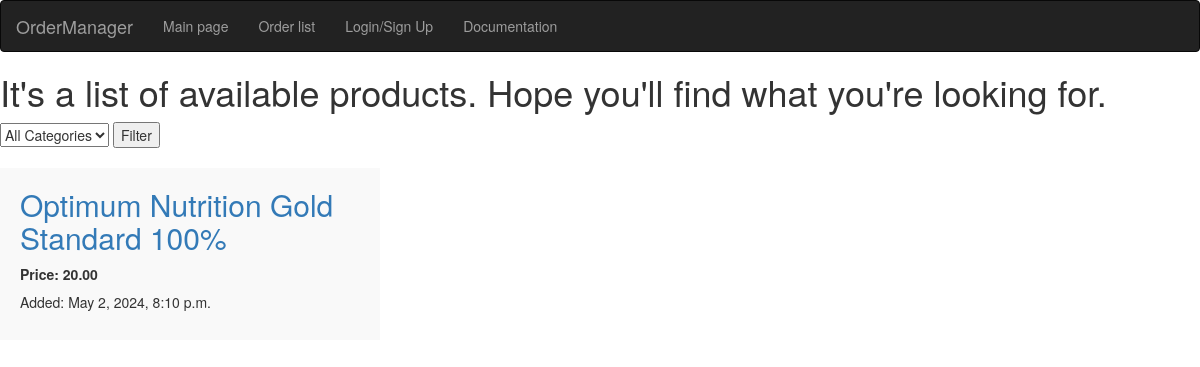
/, run on an earlier commit of the app's database.
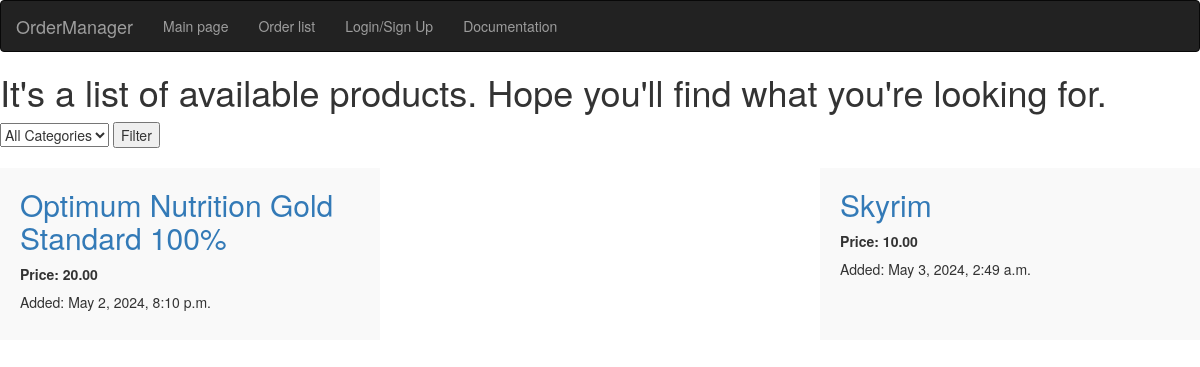
And on a later commit of the database.
### market/models.py (models this page shows, shortened)
class Product(models.Model):
    category = models.ForeignKey(Category, on_delete=models.SET_NULL, null=True)
    name = models.CharField(max_length=150, blank=True, null=True)
    image = models.ImageField(upload_to='products/', default='/default/image.jpg')
    price = models.DecimalField(max_digits=10, decimal_places=2, blank=True, null=True)
    short_description = models.TextField(max_length=200, blank=True, null=True)
    description = RichTextField()
    old_price = models.DecimalField(
        default=None, max_digits=10, decimal_places=2, blank=True, null=True
    )
    created = models.DateTimeField(
        auto_now_add=False, blank=True, null=True, default=timezone.now
    )

### market/views.py (the view)
# urls.py: path("", views.MainPageView.as_view(), name="main"),
class MainPageView(View):
    def get(self, request):
        categories = Category.objects.all()
        products = Product.objects.all()
        category_id = request.GET.get('category')
        if category_id:
            products = products.filter(category_id=category_id)
        context = {"products": products, "categories": categories}
        return render(request, "market/main.html", context)

### market/templates/market/main.html (shortened to what this page needs)
{% extends "main.html" %}
{% block content %}
<section>
    {% if products %}
    <h1>It's a list of available products. Hope you'll find what you're looking for.</h1>
    <form method="GET">
        <select name="category">
            <option value="">All Categories</option>
        </select>
        <button type="submit">Filter</button>
    </form>
    <div class="product-list">
        {% for product in products %}
        <div class="product-item">
            <a href="{% url 'product-view' pk=product.id %}"><h2>{{ product.name }}</h2></a>
            <ul>
                <li>
                    {% if product.discounted_price %}
                    <span class="original-price">Price: {{ product.price }}</span>
                    <span class="discounted-price">{{ product.discounted_price }}</span>
                    {% else %}
                    <span class="price">Price: {{ product.price }}</span>
                    {% endif %}
                </li>
                <li>Added: {{ product.created }}</li>
            </ul>
        </div>
        {% endfor %}
    </div>
    {% endif %}
</section>
{% endblock %}

What changed in the data, as far as the page shows it:
added Product: name "Skyrim", price "10.00", created "May 3, 2024, 2:49 a.m."
